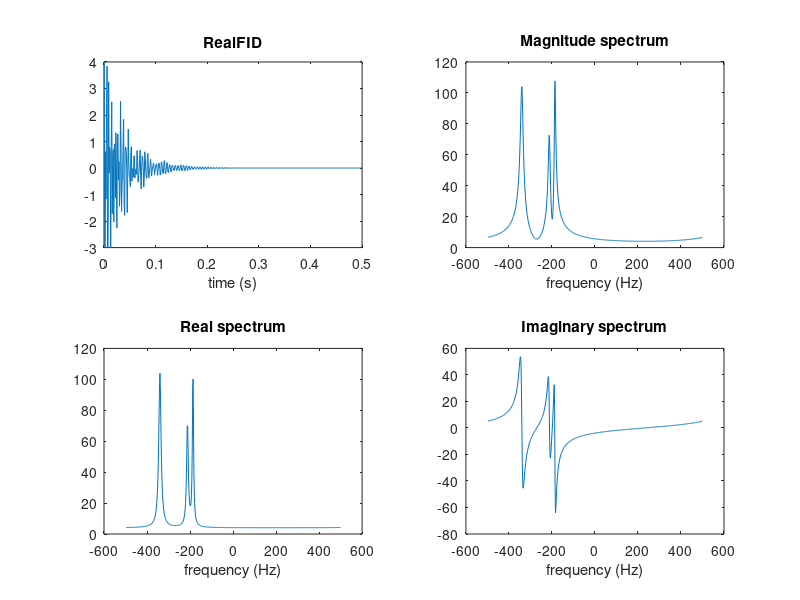
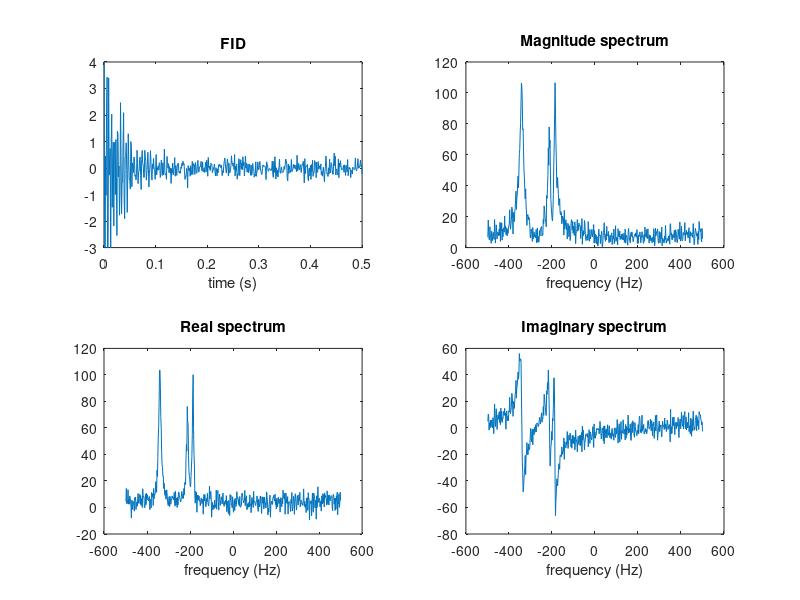
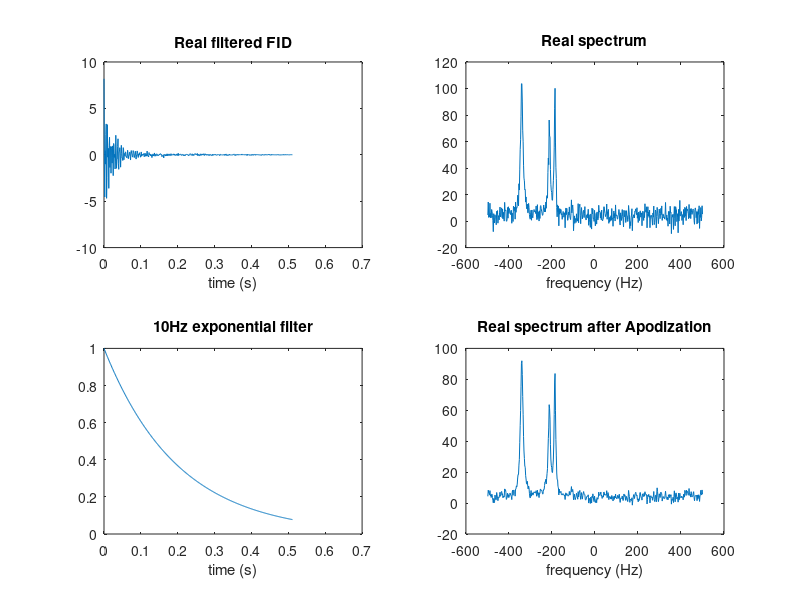

MATLAB code to generate these figures, in order: (Note: this script raises an error after producing the figures.)
% MRS/MRSI Processing Lab
% Demo #1 -Single voxel MRS, FID --> spectrum
%
% By the end of this portion of the lab you should be familiar with the
% following preprocessing steps associated with single voxel MRS recon: 
%  (1) generation of a spectrum from an FID
%  (2) the effects of apodization
%  (3) the effects of zero-filling
%  (4) conversion between time, frequency, and ppm
%
% -------------------------------------------------------------------------


clear all;
close all;

%=============================================================
%% Creating FIDs
%set up parameters for FID
dwt=.001;  %dwell time in seconds
n=512;  %datapoints
t=0:dwt:dwt*(n-1); %time of fid signal
%t=dwt:dwt:dwt*(n);

%amplitude of each peak
c_a=2;  
c_b=2;
c_c=4;


%linewidths in Hz
k_a=30;
k_b=20;
k_c=40;


%peak location in Hz
%w_a=0;
w_a=(3.0-4.67)*42.7*3;
w_b=(3.2-4.67)*42.7*3;
w_c=(2-4.67)*42.7*3;

%generate FID
fid = (c_a*exp(-k_a*t).*exp(2*pi*j*w_a*t))+(c_b*exp(-k_b*t).*exp(2*pi*j*w_b*t)+(c_c*exp(-k_c*t).*exp(2*pi*j*w_c*t)));

% 1) The sweepwidth of the spectrum is 1000 Hz
% 2) A larger linewidth gives a lower peak height due to faster T2 
% relaxation, which will affect SNR calculation.
%% Generate spectra
spectrum=fftshift(fft(fid));
w=(-1/(2*dwt)+(1/(dwt*n))):1/(dwt*n):(1/(2*dwt));

%plot result
figure(1); 
subplot(2,2,1); plot(t,real(fid)); xlabel('time (s)'); title('Real{FID}'); axis([0 .5 -3 4]);
subplot(2,2,2); plot(w,abs(spectrum)); xlabel('frequency (Hz)'); title('Magnitude spectrum'); 
subplot(2,2,3); plot(w,real(spectrum)); xlabel('frequency (Hz)'); title('Real spectrum');
subplot(2,2,4); plot(w,imag(spectrum)); xlabel('frequency (Hz)'); title('Imaginary spectrum');

%% Adding Noise

origFid = fid;

%Generate values from a normal distribution with mean 0 and std 0.2.
noise =  2/10 .*randn(1,n) + 2/10 .*randn(1,n) * 1i;

fid=noise + fid;
spectrum = fftshift(fft(fid));


%plot result w/noise
figure(2); 
subplot(2,2,1); plot(t,real(fid)); xlabel('time (s)'); title('FID'); axis([0 .5 -3 4]);
subplot(2,2,2); plot(w,abs(spectrum)); xlabel('frequency (Hz)'); title('Magnitude spectrum');
subplot(2,2,3); plot(w,real(spectrum)); xlabel('frequency (Hz)'); title('Real spectrum');
subplot(2,2,4); plot(w,imag(spectrum)); xlabel('frequency (Hz)'); title('Imaginary spectrum');

%% Apodization with 5Hz decaying exponential filter & SNR

filter_freq=-5;
fid_ap=exp(filter_freq*t).*fid; 
spectrum_ap=fftshift(fft(fid_ap));


%plot result
figure(3); 
subplot(2,2,1); plot(t,real(fid_ap)); xlabel('time (s)'); title('Real filtered FID'); 
subplot(2,2,2); plot(w,real(spectrum)); xlabel('frequency (Hz)'); title('Real spectrum');
subplot(2,2,3); plot(t,exp(filter_freq*t));xlabel('time (s)'); title('10Hz exponential filter');
subplot(2,2,4); plot(w,real(spectrum_ap)); xlabel('frequency (Hz)'); title('Real spectrum after Apodization');

%% SNR calculation 5 Hz
peaks_5Hz=maxk(real(spectrum_ap), 3);
SNR_c = peaks_5Hz(1)/std(real(noise))
SNR_a = peaks_5Hz(2)/std(real(noise))
SNR_b =peaks_5Hz(3)/std(real(noise))
%% Apodization with 20Hz decaying exponential filter & SNR

filter_freq=-20;
fid_ap=exp(filter_freq*t).*fid; 
spectrum_ap=fftshift(fft(fid_ap));


%plot result
figure(4); 
subplot(2,2,1); plot(t,real(fid_ap)); xlabel('time (s)'); title('Real filtered FID'); 
subplot(2,2,2); plot(w,real(spectrum)); xlabel('frequency (Hz)'); title('Real spectrum');
subplot(2,2,3); plot(t,exp(filter_freq*t));xlabel('time (s)'); title('10Hz exponential filter');
subplot(2,2,4); plot(w,real(spectrum_ap)); xlabel('frequency (Hz)'); title('Real spectrum after Apodization');

%% SNR calculation 20 Hz
peaks_20Hz=maxk(real(spectrum_ap), 3);
SNR_c = peaks_20Hz(1)/std(real(noise))
SNR_a = peaks_20Hz(2)/std(real(noise))
SNR_b =peaks_20Hz(3)/std(real(noise))
% By visual assessment, the noise is much lower so the SNR would be better
% with 20 Hz apodization compared to 5 Hz.
%% ppm referencing

% ppm = delta freq (in Hz)/operating frequency (in MHz)
% operating frequency = gamma * B0, where gamma = 42.58 for proton
% assume data is acquired with center frequency on water

fc = 127.763229; %assume 3T MHz centfreq;
water_ppm = 4.6;
ppm_ref = water_ppm;
ppm_range = 1000/fc;

% creating ppm reference axis for plotting in ppm standard
freq_res = 0.0153*fc; %frequency resolution in Hz
ppm_res = freq_res/fc; %frequency resolution in ppm
ppm_min =    water_ppm - (ppm_range/2)      ;    %ppm_min - range goes from ppm_min to water to
ppm_max =   water_ppm  + (ppm_range/2)      ;   %ppm_max; 
ppm_axis = ppm_min:ppm_res:ppm_max;

figure(5); plot(ppm_axis, real(spectrum)); xlabel('ppm');

%inverse the ppm direction     
figure(6);
h1 = axes;
plot(ppm_axis, real(spectrum)); xlabel('ppm');
set(h1, 'Xdir', 'reverse')